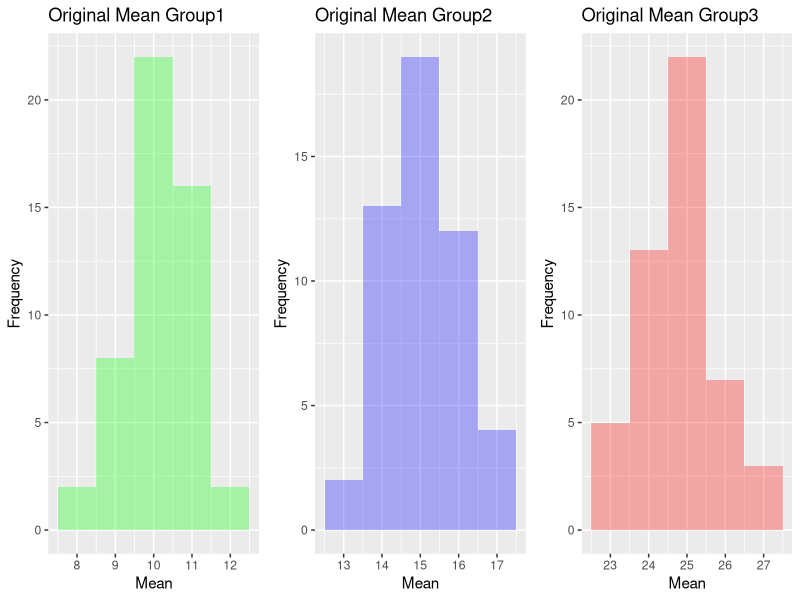
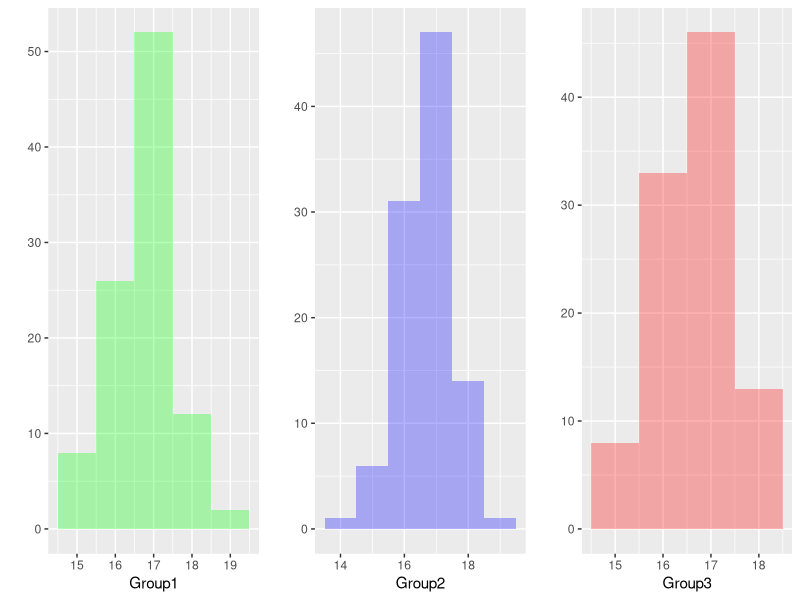
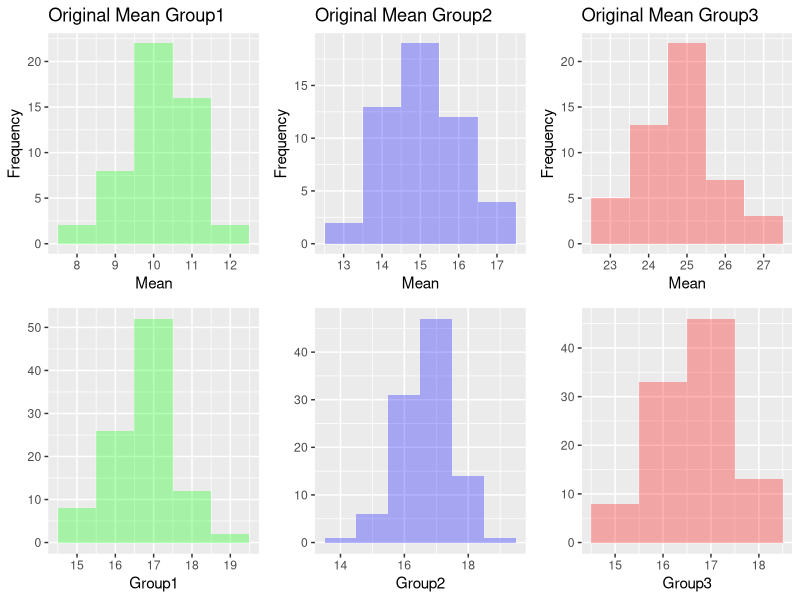

Here is the R script that generated these plots, in order:
## ---- chunk 1
knitr::opts_chunk$set(echo = TRUE)
## ---- chunk 2
library(tidyverse)
library(ggplot2)
library(MASS)
library(gridExtra)
## ---- chunk 3

vec <- rbinom (n=5, size=1, 0.5)
counter <- 0
# create a vector w/ 0's and set up a counter variable

##########################################################################
# FUNCTION count_zeros
# count the number of zeros in a vector
# input: vector with zeros
# output: number of variables = 0
#----------------------------------------------------------------

count_zeros <- function(vec) {
 for (i in vec) {
   if(i==0) {
   counter <- counter + 1
}
   return(counter)
}
}

# end of count_zeros function
##########################################################################

count_zeros(vec)

## ---- chunk 4

vec <- rbinom (n=5, size=1, 0.5)
counter <- 0

##########################################################################
# FUNCTION count_zeros2
# count the number of zeros in a vector
# input: vector with zeros
# output: number of variables = 0
#----------------------------------------------------------------

count_zeros2 <- function(vec) {
   return(sum(vec==0))
}

# end of count_zeros2 function
##########################################################################

result <- count_zeros2(vec)
print (result)
# call function and print result
## ---- chunk 5

##########################################################################
# FUNCTION prod_matrix
# create matrix with elements as products of row and column
# input: number of rows and columns
# output: matrix of products
#----------------------------------------------------------------

prod_matrix <- function(nRow,nCol) {
   my_mat <- matrix(0, nrow = nRow, ncol = nCol)
  
  for (i in 1:nRow) {
    for (j in 1:nCol) {
       my_mat[i,j] <- i * j
  }
  
}
  return(my_mat)
}

# end of prod_matrix function
##########################################################################

my_matrix <- prod_matrix(3,4)
print (my_matrix)

## ---- chunk 6

# Set seed for reproducibility
set.seed(1)

# Simulate data for each group
group1 <- rnorm(50, mean = 10, sd = 1)
group2 <- rnorm(50, mean = 15, sd = 1)
group3 <- rnorm(50, mean = 25, sd = 1)

# Combine data into a single dataframe
data <- data.frame(
  group = rep(c("Group1", "Group2", "Group3"), each = 50),
  response = c(group1, group2, group3)
)

head(data)
tail(data)

## ---- chunk 7

# Create histograms of the means for each group using qplot
foo<-subset(data,group=="Group1")
Ori_Group1 <- qplot(data = foo, x = response, geom = "histogram", 
              binwidth = 1, alpha = I(0.3),fill = I("green")) +
   labs(title = "Original Mean Group1", x = "Mean", y = "Frequency")

foo2<-subset(data,group=="Group2")
Ori_Group2 <- qplot(data = foo2, x = response, geom = "histogram", 
              binwidth = 1, alpha = I(0.3), fill = I("blue")) +
   labs(title = "Original Mean Group2", x = "Mean", y = "Frequency")
 
foo3<-subset(data,group=="Group3")
Ori_Group3 <- qplot(data = foo3, x = response, geom = "histogram", 
               binwidth = 1, alpha = I(0.3), fill = I("red")) +
   labs(title = "Original Mean Group3", x = "Mean", y = "Frequency")
 
 # Arrange histograms
grid.arrange(Ori_Group1, Ori_Group2, Ori_Group3, ncol = 3)
## ---- chunk 8
##########################################################################
# FUNCTION shuffle_mean
# reshuffle response variable, calculate the mean of each group, store the means in a vector of length 3.
# input: dataset with 3 groups
# output: three group means as vector
#----------------------------------------------------------------

shuffle_mean <- function(data, resVar, groupVar) {
   
  # reshuffle response variable
  resVar2 <- sample(data[[resVar]])
   
  # calculate the mean of each group in data2
  meanGroup <- tapply(resVar2, data[[groupVar]], mean)
  
  # Convert mean_group to a vector of length 3
  meanVector <- numeric(3)
  for (i in 1:3) {
    meanVector[i] <- meanGroup[[i]]
  }
  
  # Return the vector of means
  return(meanVector)
}

# end of shuffle_mean function
##########################################################################

meanVector <- shuffle_mean(data, "response", "group")

# Print the vector of means
print(meanVector)

## ---- chunk 9

# Create an empty data frame to store results
# z <- rep(1:100)
df <- data.frame(repNum = 1:100, Group1 = numeric(100), Group2 = numeric(100), Group3 = numeric(100))

# Repeat the function 100 times
for (i in 1:100) {
  
  # Call function
  meanVector <- shuffle_mean(data, "response", "group")
  
  # Add the means to the data frame
  df[i, -1] <- meanVector
}

# Rename columns
colnames(df)[-1] <- paste0("Group", 1:3)

# Print the results data frame
# print(df)

## ---- chunk 10

# Create histograms of the means for each group using qplot
new_Group1 <- qplot(data = df, x = Group1, geom = "histogram", cex = .3, binwidth = 1, alpha = I(0.3),fill =I ("green"), show.legend = FALSE) 
  labs(title = "Shuffled Mean Group1", x = "Mean", y = "Frequency")

new_Group2 <- qplot(data = df, x = Group2, geom = "histogram", cex = .3, binwidth = 1, alpha = I(0.3), fill = I("blue"), show.legend = FALSE) 
  labs(title = "Shuffled Mean Group2", x = "Mean", y = "Frequency")

new_Group3 <- qplot(data = df, x = Group3, geom = "histogram", cex = .3, binwidth = 1, alpha = I(0.3), fill = I("red"), show.legend = FALSE) 
  labs(title = "Shuffled Mean Group3", x = "Mean", y = "Frequency")

# Arrange histograms
grid.arrange(new_Group1, new_Group2, new_Group3, ncol = 3)
## ---- chunk 11
# The original and shuffled histograms should be similar, with the same mean and sd assuming that 50 is an adequate sample size.

# Arrange histograms
grid.arrange(Ori_Group1, Ori_Group2, Ori_Group3, new_Group1, new_Group2, new_Group3, ncol = 3)
